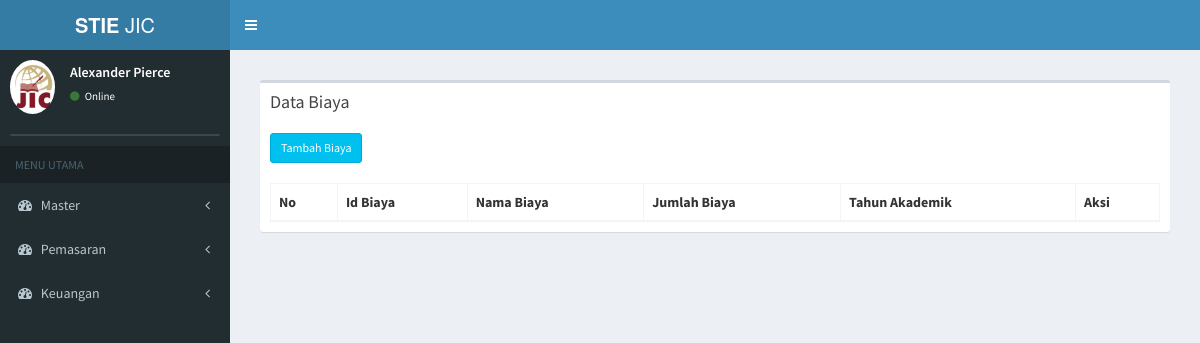
/index.php/master_biaya_sekolah, run on an earlier commit of the app's database.
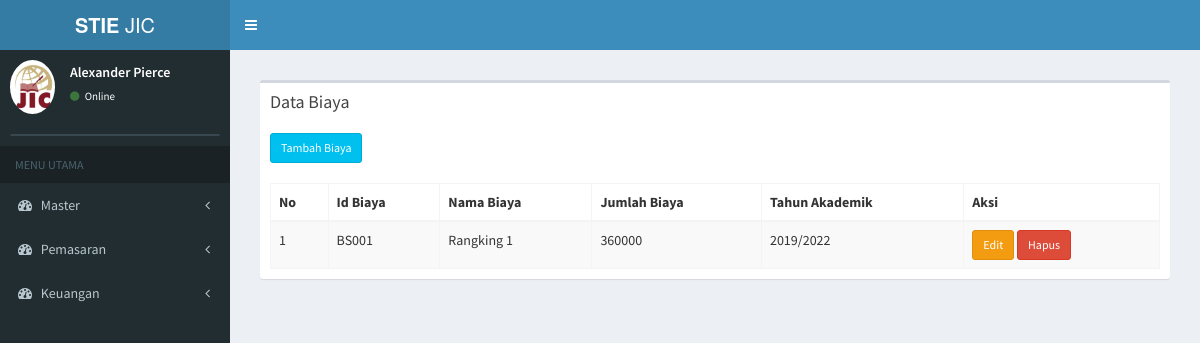
And on a later commit of the database.
### tables this page shows
CREATE TABLE `tb_biaya` (
  `id_biaya` varchar(6) NOT NULL,
  `nama_biaya` varchar(25) NOT NULL,
  `jumlah_biaya` int(10) NOT NULL,
  `periode` varchar(10) NOT NULL
);

### application/controllers/master_biaya_sekolah.php (called while the page is built, shortened)
<?php
class Master_biaya_sekolah extends CI_Controller {
	public function __construct()
	{
		$this->load->model('biaya_sekolah_model');
	}
	public function index(){
				$data['data_biaya'] = $this->biaya_sekolah_model->data_biaya();
				$data['main_view'] = 'Biaya_sekolah/master_biaya_sekolah_view';
				$this->load->view('template', $data);
	}
}

### index.php (called while the page is built, shortened)
<?php
require_once BASEPATH.'core/CodeIgniter.php';

### application/models/biaya_sekolah_model.php (called while the page is built, shortened)
<?php
class Biaya_sekolah_model extends CI_Model {
	public function data_biaya(){
		return $this->db->get('tb_biaya')->result();
	}
}

### application/views/Biaya_sekolah/master_biaya_sekolah_view.php (the view, shortened to what this page needs)
<section class="content">
      <div class="row">
        <div class="col-xs-12">
          <div class="box">
            <div class="box-header">
              <h3 class="box-title">Data Biaya</h3>
            </div>
            <div class="box-body">
              <table id="example1" class="table table-bordered table-striped">
              <a href="<?php echo base_url() ?>master_biaya_sekolah/page_tambah_biaya_sekolah" class="btn btn-info btn-sm" > Tambah Biaya</a> <br> <br>
                <thead>
                <tr>
                  <th>No</th>
                  <th>Id Biaya</th>
                  <th>Nama Biaya</th>
                  <th>Jumlah Biaya</th>
                  <th>Tahun Akademik</th>
                  <th>Aksi</th>
                </tr>
                </thead>
                <tbody>
                <?php
                $no = 0;
                $alert = "'Apakah anda yakin mengapus data ini ?'";
                foreach ($data_biaya as $data) {
                  echo '
                <tr>
                  <td>'.++$no.'</td>
                  <td>'.$data->id_biaya.'
                  </td>
                  <td>'.$data->nama_biaya.'</td>
                  <td>'.$data->jumlah_biaya.'</td>
                  <td>'.$data->periode.'</td>
                  <td>
                      <a href="'.base_url('master_biaya_sekolah/edit_biaya_sekolah/'.$data->id_biaya).'" class="btn btn-warning btn-sm" >Edit </a>
                      <a href="'.base_url('master_biaya_sekolah/hapus_biaya_sekolah/'.$data->id_biaya).'" class="btn btn-danger btn-sm" onclick="return confirm('.$alert.')">Hapus</a>
                  </td>
                </tr>
                ';
              }
              ?>
                </tbody>
              </table>
            </div>
          </div>
        </div>
      </div>
    </section>

What changed in the data, as far as the page shows it:
added tb_biaya: id_biaya "BS001", nama_biaya "Rangking 1", jumlah_biaya "360000", periode "2019/2022"
